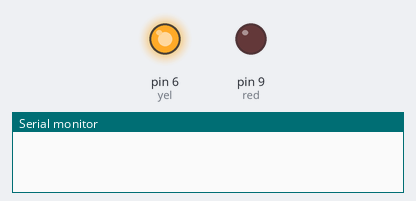
The sketch below on a simulated Arduino Uno, built with avr-gcc and run on an emulated ATmega328P. On the bench: output pins drawn as LEDs (lit = HIGH), the last lines printed to the serial monitor.

Above: at 0.5 s.
At 10.5 s:
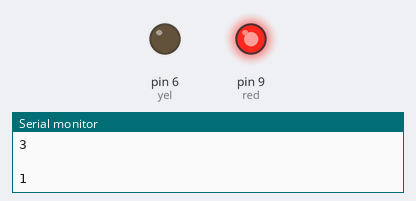
At 18.5 s:
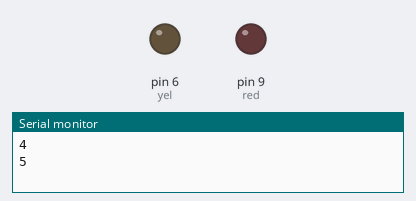
Timing chart, 0 to 26.0 s (numbered marks = the images above):
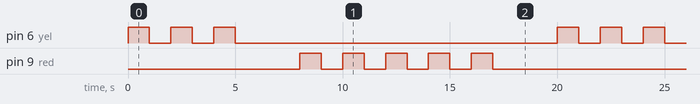

The sketch:

ForLoop.ino
```cpp
// program to blink Red led 3 times and Yellow led 5 times using for loop.

// red led at pin 9 and yellow led at pin 6
int red = 9;
int yel = 6;

// blink delay times and gap between red and yellow led
int waitR = 1000;
int waitY = 1000;
int gap = 2000;

// no of times both leds blink
int YBlink = 3;
int RBlink = 5;


//looping variables
int j;
int k;

void setup() {
  // put your setup code here, to run once:

  //Setting up LED pins and Serial monitor

pinMode(red,OUTPUT);
pinMode(yel,OUTPUT);

Serial.begin(9600);

}

void loop() {
  // put your main code here, to run repeatedly:

  // Blinking yellow led
for (j=1;j<=YBlink;j++)
{
  digitalWrite(yel,HIGH);
  delay(waitY);
  digitalWrite(yel,LOW);
  delay(waitY);

  Serial.println(j); //Also prints the blink number


}


// gap between two leds
Serial.println(" ");
delay(gap);


// blinking the red LED
for(k=1;k<=RBlink;k++){
  digitalWrite(red,HIGH);
  delay(waitR);
  digitalWrite(red,LOW);
  delay(waitR);

  Serial.println(k); //Also prints the LED number


}


// gap between the two leds and next main loop(void loop)
Serial.println(" ");
delay(gap);

}
```

Measured:
- by itself, pin 6 (yel): repeats every 20.0 s: 2 × (LOW 1.0 s, HIGH 1.0 s), LOW 15.0 s, HIGH 1.0 s
- by itself, pin 9 (red): repeats every 20.0 s: 4 × (LOW 1.0 s, HIGH 1.0 s), LOW 11.0 s, HIGH 1.0 s
- by itself, everything shown: repeats every 20.0 s, in 16 steps
